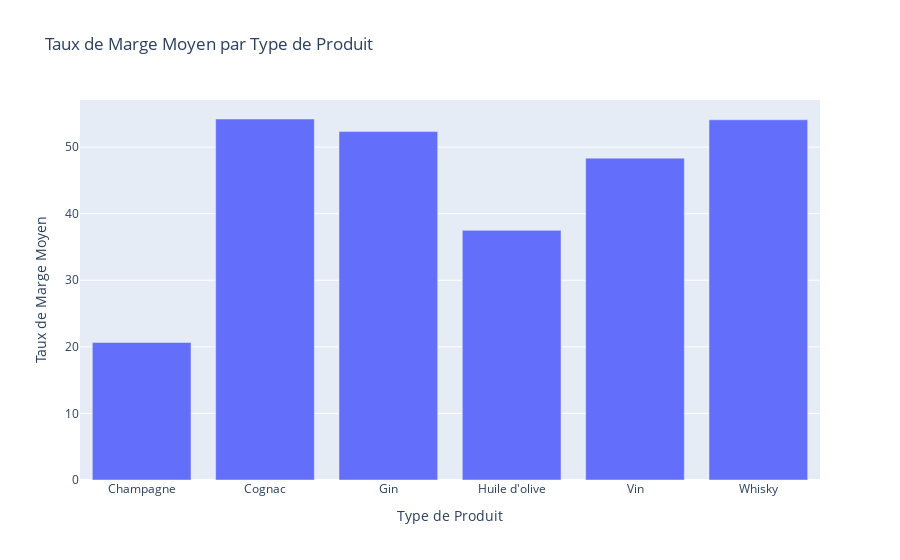

The cell this chart's notebook holds for it:
### Code cell
#Création d'un dataframe avec le taux de marge moyen par type de produit

#Affichage dans un graphique du taux de marge par type de produit


# 1. Créer un DataFrame avec le taux de marge moyen par type de produit
df_taux_marge_moyen = df_final.groupby('product_type')['taux_marge'].mean().reset_index()

# 2. Afficher le taux de marge moyen par type de produit dans un graphique
fig = px.bar(df_taux_marge_moyen, x='product_type', y='taux_marge', title='Taux de Marge Moyen par Type de Produit')
fig.update_layout(xaxis_title='Type de Produit', yaxis_title='Taux de Marge Moyen')

# Afficher le graphique
fig.show()

### Figure 1 — Plotly figure (JSON) as saved in the notebook; plotly's stock layout.template omitted (floating-point values rounded to 4 significant figures)
{"data": [{"hovertemplate": "product_type=%{x}<br>taux_marge=%{y}<extra></extra>", "legendgroup": "", "marker": {"color": "#636efa", "pattern": {"shape": ""}}, "name": "", "orientation": "v", "showlegend": false, "textposition": "auto", "type": "bar", "x": ["Champagne", "Cognac", "Gin", "Huile d'olive", "Vin", "Whisky"], "xaxis": "x", "y": [20.66, 54.22, 52.33, 37.5, 48.34, 54.1], "yaxis": "y"}], "layout": {"barmode": "relative", "legend": {"tracegroupgap": 0}, "title": {"text": "Taux de Marge Moyen par Type de Produit"}, "xaxis": {"anchor": "y", "domain": [0, 1], "title": {"text": "Type de Produit"}}, "yaxis": {"anchor": "x", "domain": [0, 1], "title": {"text": "Taux de Marge Moyen"}}}}
